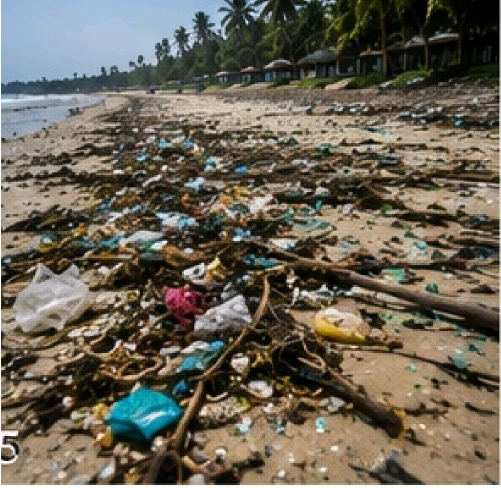
#> input picture dataset/practice_images/beach img 1.jpeg, 1002 x 975 px (shown at 1/2 size); its folder holds only this picture in this run
$ python preprocess.py
#> lines starting #> are read from the running program, lines starting #| are printed output that depends on the picture
import cv2
from pathlib import Path

# Folder containing the original practice images
input_folder = Path("dataset/practice_images")

# Folder where processed images will be saved
output_folder = Path("dataset/processed_images")

# Create the output folder if it does not already exist
output_folder.mkdir(parents=True, exist_ok=True)

# Supported image formats
image_extensions = {".jpg", ".jpeg", ".png"}

# Process every image in the input folder
for image_path in input_folder.iterdir():

    # Skip files that are not images
    if image_path.suffix.lower() not in image_extensions:
        continue

    # Read the image
    image = cv2.imread(str(image_path))
#> image is the input picture: shape (975, 1002, 3); mean B, G, R 85.3, 99.3, 105.9

    # Check whether OpenCV could read it
    if image is None:
        print(f"Could not read: {image_path.name}")
        continue

    # Resize the image to 224 x 224
    resized = cv2.resize(image, (224, 224))
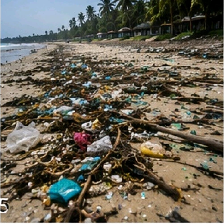
#> resized: shape (224, 224, 3); mean B, G, R 85, 99, 105.6

    # Reduce small amounts of image noise
    denoised = cv2.GaussianBlur(resized, (5, 5), 0)
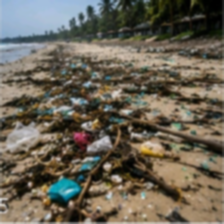
#> denoised: shape (224, 224, 3); mean B, G, R 84.7, 98.7, 105.3

    # Create the output filename
    output_path = output_folder / f"{image_path.stem}_processed.jpg"

    # Save the processed image
    cv2.imwrite(str(output_path), denoised)

    print(f"Processed: {image_path.name}")

print("All images processed successfully!")

$ run again, on dataset/practice_images/beach img 5.jpeg
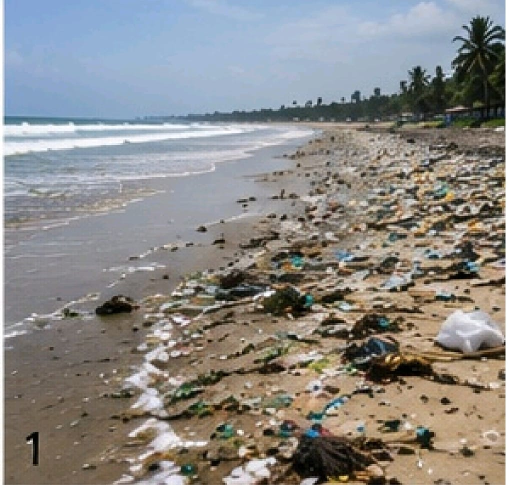
#> input picture dataset/practice_images/beach img 5.jpeg, 1017 x 970 px (shown at 1/2 size)
#> image is the input picture: shape (970, 1017, 3); mean B, G, R 133.9, 136.7, 138.3
#> `resized = cv2.resize(image, (224, 224))`:
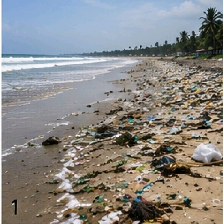
#> resized: shape (224, 224, 3); mean B, G, R 133.5, 136.3, 138
#> `denoised = cv2.GaussianBlur(resized, (5, 5), 0)`:
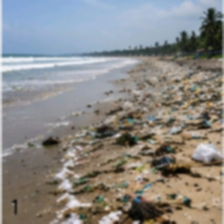
#> denoised: shape (224, 224, 3); mean B, G, R 133.2, 136, 137.7

$ run again, on dataset/practice_images/beach2.jpg
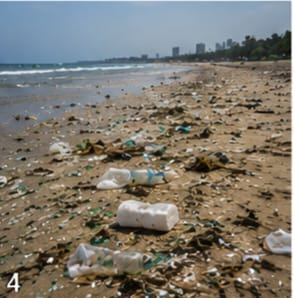
#> input picture dataset/practice_images/beach2.jpg, 294 x 298 px
#> image is the input picture: shape (298, 294, 3); mean B, G, R 110.3, 120.2, 125.3
#> `denoised = cv2.GaussianBlur(resized, (5, 5), 0)`:
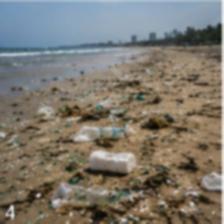
#> denoised: shape (224, 224, 3); mean B, G, R 110, 120, 125
